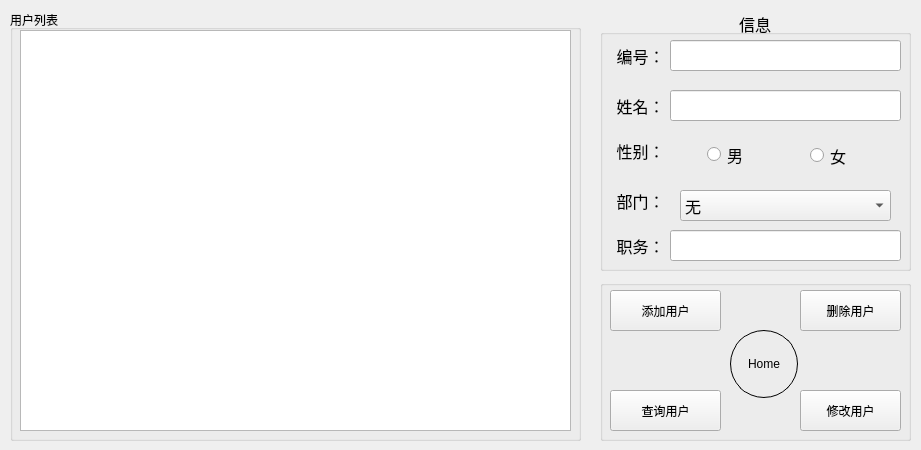
<?xml version="1.0" encoding="UTF-8"?>
<ui version="4.0">
 <class>MainWidget</class>
 <widget class="QWidget" name="MainWidget">
  <property name="geometry">
   <rect>
    <x>0</x>
    <y>0</y>
    <width>921</width>
    <height>450</height>
   </rect>
  </property>
  <property name="windowTitle">
   <string>数据库用户系统</string>
  </property>
  <property name="windowIcon">
   <iconset resource="Images.qrc">
    <normaloff>:/Images/logo.jpg</normaloff>:/Images/logo.jpg</iconset>
  </property>
  <property name="styleSheet">
   <string notr="true"/>
  </property>
  <widget class="QGroupBox" name="groupBox">
   <property name="geometry">
    <rect>
     <x>10</x>
     <y>10</y>
     <width>571</width>
     <height>431</height>
    </rect>
   </property>
   <property name="title">
    <string>用户列表</string>
   </property>
   <widget class="QTableView" name="tableView_ListData">
    <property name="geometry">
     <rect>
      <x>10</x>
      <y>20</y>
      <width>551</width>
      <height>401</height>
     </rect>
    </property>
   </widget>
  </widget>
  <widget class="QGroupBox" name="groupBox_2">
   <property name="geometry">
    <rect>
     <x>600</x>
     <y>10</y>
     <width>311</width>
     <height>261</height>
    </rect>
   </property>
   <property name="font">
    <font>
     <pointsize>12</pointsize>
    </font>
   </property>
   <property name="title">
    <string>信息</string>
   </property>
   <property name="alignment">
    <set>Qt::AlignCenter</set>
   </property>
   <widget class="QLabel" name="label">
    <property name="geometry">
     <rect>
      <x>10</x>
      <y>30</y>
      <width>61</width>
      <height>31</height>
     </rect>
    </property>
    <property name="font">
     <font>
      <pointsize>12</pointsize>
     </font>
    </property>
    <property name="text">
     <string>编号：</string>
    </property>
    <property name="alignment">
     <set>Qt::AlignCenter</set>
    </property>
   </widget>
   <widget class="QLabel" name="label_2">
    <property name="geometry">
     <rect>
      <x>10</x>
      <y>80</y>
      <width>61</width>
      <height>31</height>
     </rect>
    </property>
    <property name="font">
     <font>
      <pointsize>12</pointsize>
     </font>
    </property>
    <property name="text">
     <string>姓名：</string>
    </property>
    <property name="alignment">
     <set>Qt::AlignCenter</set>
    </property>
   </widget>
   <widget class="QLabel" name="label_3">
    <property name="geometry">
     <rect>
      <x>10</x>
      <y>120</y>
      <width>61</width>
      <height>41</height>
     </rect>
    </property>
    <property name="font">
     <font>
      <pointsize>12</pointsize>
     </font>
    </property>
    <property name="text">
     <string>性别：</string>
    </property>
    <property name="alignment">
     <set>Qt::AlignCenter</set>
    </property>
   </widget>
   <widget class="QLabel" name="label_4">
    <property name="geometry">
     <rect>
      <x>10</x>
      <y>170</y>
      <width>61</width>
      <height>41</height>
     </rect>
    </property>
    <property name="font">
     <font>
      <pointsize>12</pointsize>
     </font>
    </property>
    <property name="text">
     <string>部门：</string>
    </property>
    <property name="alignment">
     <set>Qt::AlignCenter</set>
    </property>
   </widget>
   <widget class="QLabel" name="label_5">
    <property name="geometry">
     <rect>
      <x>10</x>
      <y>220</y>
      <width>61</width>
      <height>31</height>
     </rect>
    </property>
    <property name="font">
     <font>
      <pointsize>12</pointsize>
     </font>
    </property>
    <property name="text">
     <string>职务：</string>
    </property>
    <property name="alignment">
     <set>Qt::AlignCenter</set>
    </property>
   </widget>
   <widget class="QLineEdit" name="lineEdit_ID">
    <property name="geometry">
     <rect>
      <x>70</x>
      <y>30</y>
      <width>231</width>
      <height>31</height>
     </rect>
    </property>
   </widget>
   <widget class="QLineEdit" name="lineEdit_Name">
    <property name="geometry">
     <rect>
      <x>70</x>
      <y>80</y>
      <width>231</width>
      <height>31</height>
     </rect>
    </property>
   </widget>
   <widget class="QLineEdit" name="lineEdit_Job">
    <property name="geometry">
     <rect>
      <x>70</x>
      <y>220</y>
      <width>231</width>
      <height>31</height>
     </rect>
    </property>
   </widget>
   <widget class="QComboBox" name="comboBox_Department">
    <property name="geometry">
     <rect>
      <x>80</x>
      <y>180</y>
      <width>211</width>
      <height>31</height>
     </rect>
    </property>
    <property name="currentText">
     <string>无</string>
    </property>
    <property name="currentIndex">
     <number>0</number>
    </property>
    <item>
     <property name="text">
      <string>无</string>
     </property>
    </item>
    <item>
     <property name="text">
      <string>研发部</string>
     </property>
    </item>
    <item>
     <property name="text">
      <string>编辑部</string>
     </property>
    </item>
    <item>
     <property name="text">
      <string>销售部</string>
     </property>
    </item>
    <item>
     <property name="text">
      <string>技术部</string>
     </property>
    </item>
    <item>
     <property name="text">
      <string>产品部</string>
     </property>
    </item>
    <item>
     <property name="text">
      <string>运营部</string>
     </property>
    </item>
    <item>
     <property name="text">
      <string>设计部</string>
     </property>
    </item>
    <item>
     <property name="text">
      <string>财务部</string>
     </property>
    </item>
    <item>
     <property name="text">
      <string>人力资源部</string>
     </property>
    </item>
   </widget>
   <widget class="QRadioButton" name="radioButton_Male">
    <property name="geometry">
     <rect>
      <x>107</x>
      <y>124</y>
      <width>61</width>
      <height>41</height>
     </rect>
    </property>
    <property name="maximumSize">
     <size>
      <width>16777215</width>
      <height>16777215</height>
     </size>
    </property>
    <property name="font">
     <font>
      <pointsize>12</pointsize>
     </font>
    </property>
    <property name="styleSheet">
     <string notr="true">QRadioButton::indicator {
    width: 14px;
    height: 14px;
}</string>
    </property>
    <property name="text">
     <string>男</string>
    </property>
    <property name="iconSize">
     <size>
      <width>20</width>
      <height>20</height>
     </size>
    </property>
   </widget>
   <widget class="QRadioButton" name="radioButton_Female">
    <property name="geometry">
     <rect>
      <x>210</x>
      <y>130</y>
      <width>51</width>
      <height>31</height>
     </rect>
    </property>
    <property name="maximumSize">
     <size>
      <width>16777215</width>
      <height>16777215</height>
     </size>
    </property>
    <property name="font">
     <font>
      <pointsize>12</pointsize>
     </font>
    </property>
    <property name="styleSheet">
     <string notr="true">QRadioButton::indicator {
    width: 14px;
    height: 14px;
}</string>
    </property>
    <property name="text">
     <string>女</string>
    </property>
    <property name="iconSize">
     <size>
      <width>20</width>
      <height>20</height>
     </size>
    </property>
   </widget>
  </widget>
  <widget class="QGroupBox" name="groupBox_3">
   <property name="geometry">
    <rect>
     <x>600</x>
     <y>280</y>
     <width>311</width>
     <height>161</height>
    </rect>
   </property>
   <property name="title">
    <string/>
   </property>
   <widget class="QPushButton" name="pushButton_modify">
    <property name="geometry">
     <rect>
      <x>200</x>
      <y>110</y>
      <width>101</width>
      <height>41</height>
     </rect>
    </property>
    <property name="text">
     <string>修改用户</string>
    </property>
    <property name="icon">
     <iconset resource="Images.qrc">
      <normaloff>:/Images/excel.png</normaloff>:/Images/excel.png</iconset>
    </property>
   </widget>
   <widget class="QPushButton" name="pushButton_delete">
    <property name="geometry">
     <rect>
      <x>200</x>
      <y>10</y>
      <width>101</width>
      <height>41</height>
     </rect>
    </property>
    <property name="text">
     <string>删除用户</string>
    </property>
    <property name="icon">
     <iconset resource="Images.qrc">
      <normaloff>:/Images/NO.png</normaloff>:/Images/NO.png</iconset>
    </property>
   </widget>
   <widget class="QPushButton" name="pushButton_select">
    <property name="geometry">
     <rect>
      <x>10</x>
      <y>110</y>
      <width>111</width>
      <height>41</height>
     </rect>
    </property>
    <property name="text">
     <string>查询用户</string>
    </property>
    <property name="icon">
     <iconset resource="Images.qrc">
      <normaloff>:/Images/SELECT.png</normaloff>:/Images/SELECT.png</iconset>
    </property>
   </widget>
   <widget class="QPushButton" name="pushButton_add">
    <property name="geometry">
     <rect>
      <x>10</x>
      <y>10</y>
      <width>111</width>
      <height>41</height>
     </rect>
    </property>
    <property name="text">
     <string>添加用户</string>
    </property>
    <property name="icon">
     <iconset resource="Images.qrc">
      <normaloff>:/Images/OK.png</normaloff>:/Images/OK.png</iconset>
    </property>
   </widget>
   <widget class="QPushButton" name="pushButton_Home">
    <property name="geometry">
     <rect>
      <x>130</x>
      <y>50</y>
      <width>68</width>
      <height>68</height>
     </rect>
    </property>
    <property name="styleSheet">
     <string notr="true">border-radius:34px;
border-width:1px;
border-style:solid;
border-color:black;</string>
    </property>
    <property name="text">
     <string>Home</string>
    </property>
   </widget>
  </widget>
 </widget>
 <resources>
  <include location="Images.qrc"/>
 </resources>
 <connections/>
</ui>
